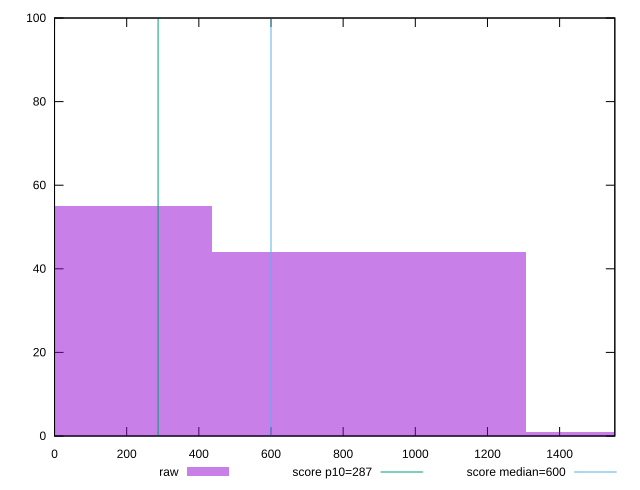

Write the gnuplot code that produced this figure.
reset

$raw <<EOF
0 55
870.3592488797287 44
1740.7184977594575 1
EOF

set key outside below
set boxwidth 870.3592488797287
set xrange [0:1553]
set yrange [0:100]
set trange [0:100]
set style fill transparent solid 0.5 noborder

set parametric
set terminal svg size 640, 490 enhanced background rgb 'white'
set output "reports/report_00028_2021-02-24T12-49-42.674Z/total-blocking-time/samples/card/raw/histogram.svg"

plot $raw title "raw" with boxes, \
     287,t title "score p10=287", \
     600,t title "score median=600"

reset
